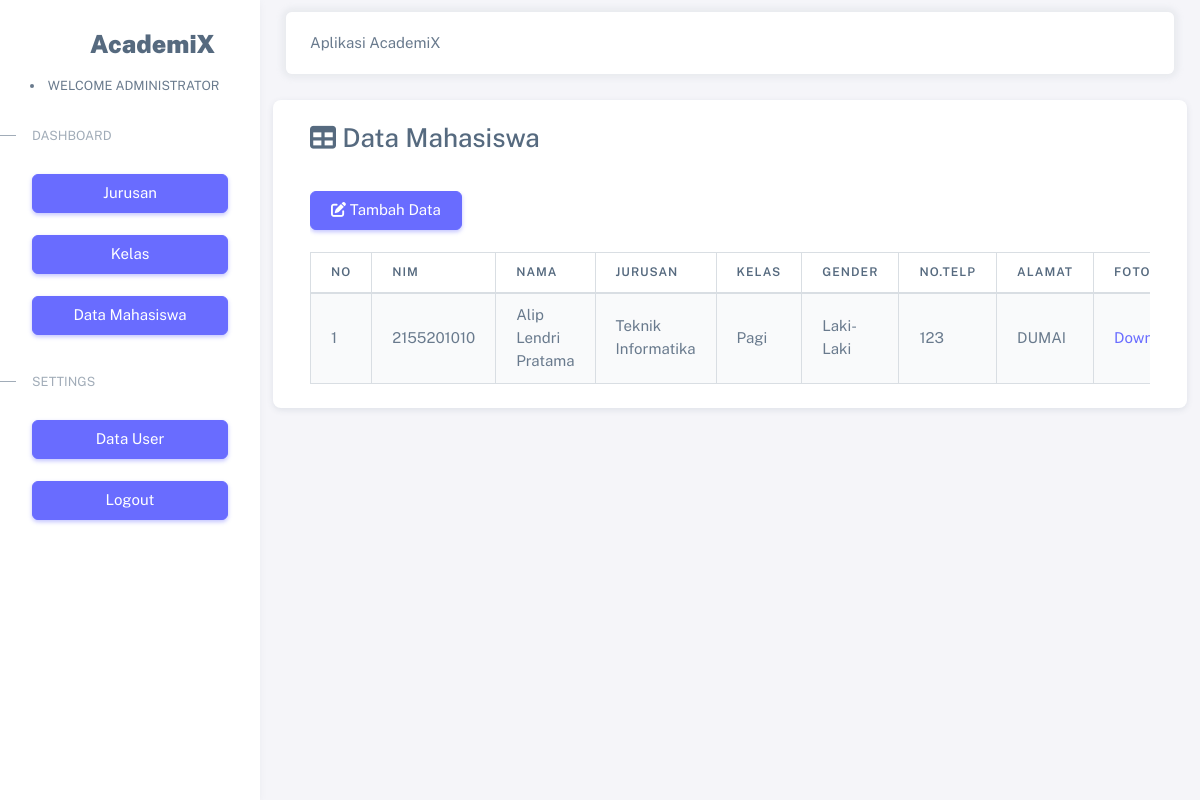
Page /index.php?page=mahasiswa (signed in) on the committed database.
### tables this page shows
CREATE TABLE `tb_mahasiswa` (
  `id` int(11) NOT NULL,
  `nim` varchar(10) DEFAULT NULL,
  `nama` varchar(50) DEFAULT NULL,
  `jenis_kelamin` varchar(10) DEFAULT NULL,
  `no_telp` varchar(15) DEFAULT NULL,
  `alamat` text DEFAULT NULL,
  `foto` blob DEFAULT NULL,
  `kode` int(11) DEFAULT NULL,
  `id_kelas` int(11) DEFAULT NULL
);

CREATE TABLE `jurusan` (
  `kode` int(11) NOT NULL,
  `nm_jurusan` varchar(100) DEFAULT NULL,
  `sarpras` varchar(100) DEFAULT NULL,
  `akreditasi` varchar(10) DEFAULT NULL,
  `jj` int(11) DEFAULT NULL
);

CREATE TABLE `tb_kelas` (
  `id_kelas` int(11) NOT NULL,
  `kelas` varchar(10) DEFAULT NULL,
  `nm_jurusan` varchar(100) NOT NULL
);

### mahasiswa.php (the view, shortened to what this page needs)
<div class="card card-info">
  <div class="card-header">
    <h3 class="card-title">
      <i class="fa fa-table"></i> Data Mahasiswa
    </h3>
  </div>
  <div class="card-body">
    <div class="table-responsive">
    <?php if ($_SESSION['level'] == 'Administrator') { ?>
      <div>
        <a href="index.php?page=mahasiswa/input_mahasiswa" class="btn btn-primary">
          <i class="fa fa-edit"></i> Tambah Data</a>
      </div>
      <?php } ?>
      <br>
      <table id="example1" class="table table-bordered table-striped">
        <thead>
          <?php $no = 1; ?>
          <tr>
            <th>No</th>
            <th>Nim</th>
            <th>Nama</th>
            <th>Jurusan</th>
            <th>Kelas</th>
            <th>Gender</th>
            <th>No.Telp</th>
            <th>Alamat</th>
            <th>Foto</th>
          </tr>
        </thead>
        <tbody>
          <?php
          include "mahasiswa/proses/koneksi.php";
          $data = mysqli_query($koneksi, "SELECT a.id, a.nim, a.nama, b.nm_jurusan, c.kelas, a.jenis_kelamin, a.no_telp, a.alamat, a.foto
          FROM tb_mahasiswa a, jurusan b, tb_kelas c WHERE b.kode = a.kode AND a.id_kelas = c.id_kelas");
          while ($row = mysqli_fetch_array($data)) {
            ?>
            <tr>
              <td>
                <?php echo $no++; ?>
              </td>
              <td>
                <?php echo $row['nim'] ?>
              </td>
              <td>
                <?php echo $row['nama'] ?>
              </td>
              <td>
                <?php echo $row['nm_jurusan'] ?>
              </td>
              <td>
                <?php echo $row['kelas'] ?>
              </td>
              <td>
                <?php echo $row['jenis_kelamin'] ?>
              </td>
              <td>
                <?php echo $row['no_telp'] ?>
              </td>
              <td>
                <?php echo $row['alamat'] ?>
              </td>
              <td>
                <a href="mahasiswa/foto/<?php echo $row['foto'] ?>">Download</a>
              </td>
              <?php
        }
          ?>
            </tr>
        </tbody>
      </table>
    </div>
  </div>

### component/menu_samping.php (shortened to what this page needs)
<aside id="layout-menu" class="layout-menu menu-vertical menu bg-menu-theme">
  <div class="app-brand demo">
    <a href="index.php?page=welcome" class="app-brand-link">
    <span style="font-size: 25px;" class=" demo menu-text fw-bolder ms-2">AcademiX</span>
    </a>
  </div>
  <?php include "koneksi.php" ?>
  <li style="margin-left: 30px;" class=" small text-uppercase"><span class="menu-header-text">welcome
  <?php
      $nama = $_SESSION['username'];
      $query = "SELECT nama FROM tb_login WHERE username = '$nama'";
      $result = mysqli_query($koneksi, $query);
      $data = mysqli_fetch_assoc($result);
      echo $data['nama'];
      ?>
    </span></li>
  <ul class="menu-inner py-1">
    <li class="menu-header small text-uppercase">
      <span class="menu-header-text">Dashboard</span>
    </li>
    <li class=" menu-item ">
      <a href="index.php?page=jurusan" class="menu-link  ">
        <button class="btn btn-primary d-grid w-100" type="submit" name="login">Jurusan</button>
      </a>
    </li>
    <li class="menu-item inline-tag">
      <a href="index.php?page=kelas" class="menu-link ">
        <button class="btn btn-primary d-grid w-100" type="submit" name="login">Kelas</button>
      </a>
    </li>
    <li class="menu-item inline-tag">
      <a href="index.php?page=mahasiswa" class="menu-link ">
        <button class="btn btn-primary d-grid w-100" type="submit" name="login">Data Mahasiswa</button>
      </a>
    </li>
    <li class="menu-header small text-uppercase"><span class="menu-header-text">Settings</span></li>
    <?php
    if ($_SESSION['level'] == 'Administrator') {
    ?>
      <li class="menu-item inline-tag">
        <a href="index.php?page=datauser" class="menu-link ">
          <button class="btn btn-primary d-grid w-100" type="submit" name="login">Data User</button>
        </a>
      </li>
    <?php
    }
    ?>
    <li class="menu-item inline-tag">
      <a href="component/logout.php" class="menu-link ">
        <button class="btn btn-primary d-grid w-100" type="submit" name="login">Logout</button>
      </a>
    </li>
  </ul>
</aside>

### assets/css/demo.css (style rules this page uses)
.menu .app-brand.demo { height: 64px; margin-top: 12px; }

### rows in the picture
tb_mahasiswa: nim "2155201010", nama "Alip Lendri Pratama", jurusan.nm_jurusan "Teknik Informatika", id_kelas.kelas "Pagi", jenis_kelamin "Laki-Laki", no_telp "123", alamat "DUMAI"

### other values in the picture
$data['nama'] "ADMINISTRATOR"
